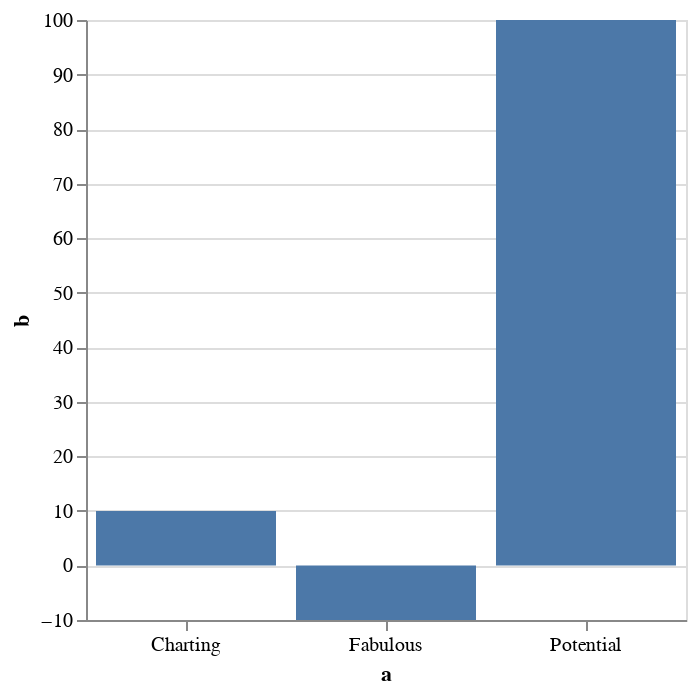

Notebook source saved alongside this figure:
### Markdown cell above
# Declarative Data Visualisation
This strategy is "declarative" in nature. Instead of writing a "program" in the traditional sense, we write instead a JSON "spec" which is fed to an interpreter. The interpreter deals with the tedious mathematics, getting lines on screens etc. Libraries which follow this approach include, but are not limited to 

- [Vega](https://vega.github.io)
- [Vega lite](https://vega.github.io/vega-lite)
- [Apache E-charts](https://echarts.apache.org/en/index.html)
- [Plotly](https://plotly.com/graphing-libraries/)

Co-incidentally, all of these libraries, use JSON as the "spec format". There's actually nothing really special about the choice of vega here... other than it's convieniently built right into Jupyter :-).

### Code cell
private val spec = ujson.read("""{
    "$schema": "https://vega.github.io/schema/vega-lite/v5.json",
    "description": "A simple bar chart with embedded data.",
    "data": {
      "values": [
        {"a": "A", "b": 28}, {"a": "B", "b": 55}, {"a": "C", "b": 43}
      ]
    },
    "mark": "bar",
    "encoding": {
      "x": {"field": "a", "type": "nominal", "axis": {"labelAngle": 0}},
      "y": {"field": "b", "type": "quantitative"}
    },
    "width" : 300
}
""")

spec("data")("values") = ujson.Arr(
  ujson.Obj("a" -> "Fabulous", "b" -> -10),
  ujson.Obj("a" -> "Charting", "b" -> 10),
  ujson.Obj("a" -> "Potential", "b" -> 100)
)


kernel.publish.display(
  almond.interpreter.api.DisplayData(
        data = Map(
          "application/vnd.vega.v5+json" -> ujson.write(spec)
        )
  )
)

### Figure 1 — Vega specification as saved in the notebook (floating-point values rounded to 4 significant figures)
{"$schema": "https://vega.github.io/schema/vega-lite/v5.json", "data": {"values": [{"a": "Fabulous", "b": -10}, {"a": "Charting", "b": 10}, {"a": "Potential", "b": 100}]}, "description": "A simple bar chart with embedded data.", "encoding": {"x": {"axis": {"labelAngle": 0}, "field": "a", "type": "nominal"}, "y": {"field": "b", "type": "quantitative"}}, "mark": "bar", "width": 300}
